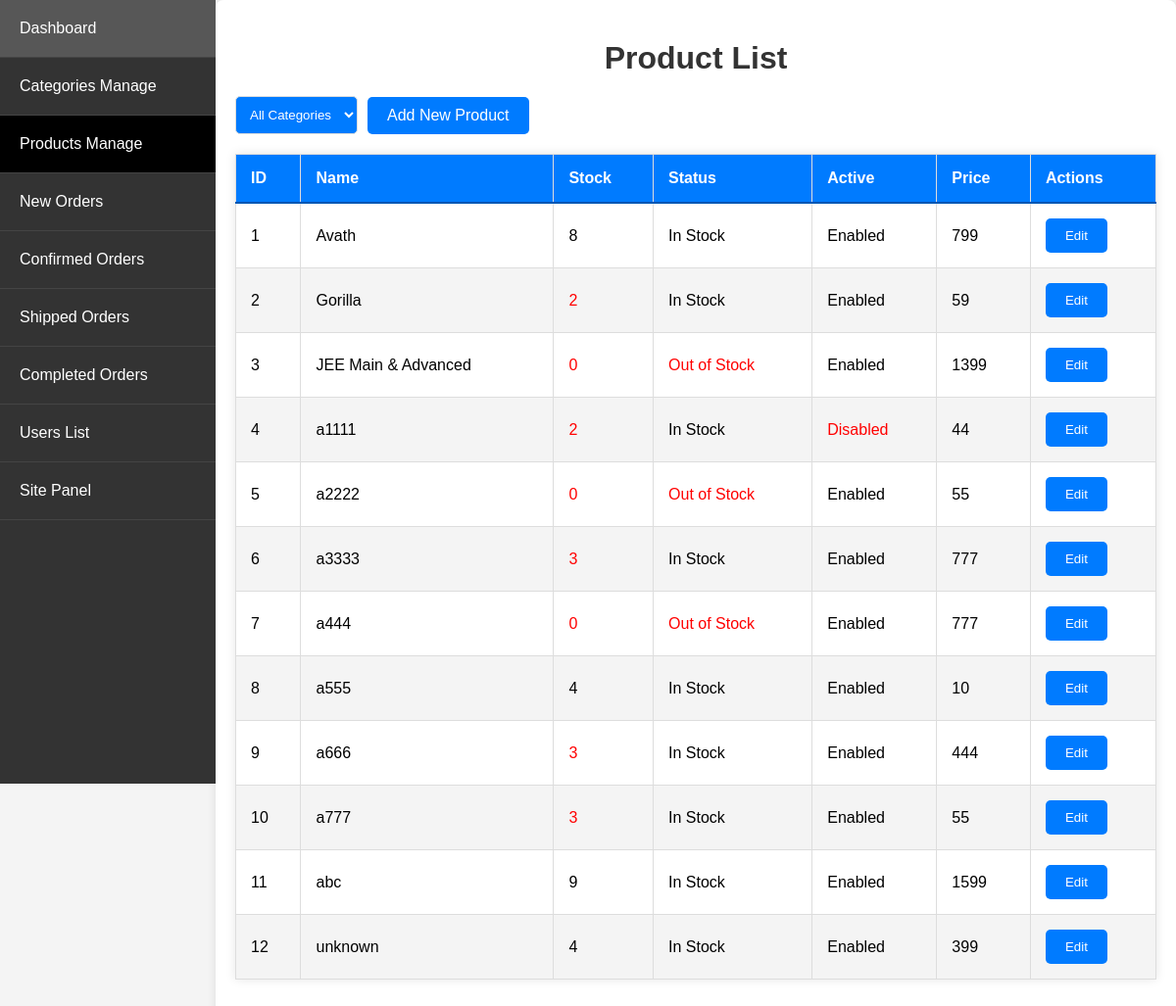
Before: /admin_app/admin_app/products/ (signed in) with the older database file.
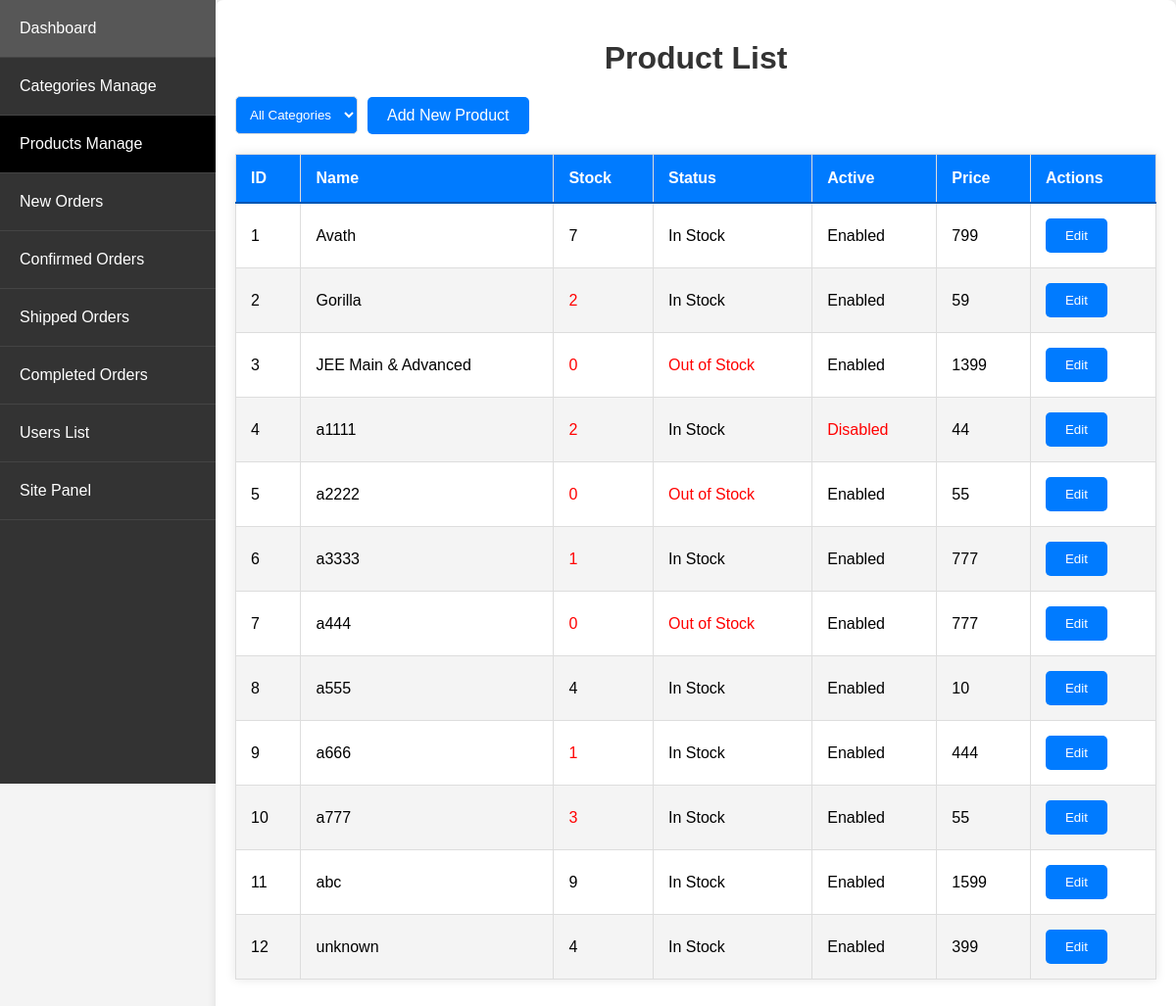
After: the same page with the newer database file.
### store/models.py (models this page shows, shortened)
class Product(models.Model):
    PRODUCT_STATUS_CHOICES = [
        ('in_stock', 'In Stock'),
        ('out_of_stock', 'Out of Stock'),
    ]
    name = models.CharField(max_length=250, unique=True)
    slug = models.SlugField(max_length=250, unique=True)
    description = models.TextField(blank=True)
    old_price = models.DecimalField(max_digits=7, blank=True, null=True, decimal_places=0)
    new_price = models.DecimalField(max_digits=7, blank=False, decimal_places=0)
    category = models.ForeignKey(Category, on_delete=models.SET_NULL, null=True)
    image_1 = models.ImageField(upload_to='product')
    image_2 = models.ImageField(upload_to='product', blank=True)
    image_3 = models.ImageField(upload_to='product', blank=True)
    video_url = models.URLField(max_length=200, blank=True)
    stock = models.IntegerField()
    status = models.CharField(max_length=20, choices=PRODUCT_STATUS_CHOICES, default='in_stock')
    active = models.BooleanField(default=True)
    new = models.BooleanField(default=True)
    created = models.DateTimeField(auto_now_add=True)
    update = models.DateField(auto_now=True)
    class Meta:
        ordering = ('name',)
        verbose_name = 'product'
        verbose_name_plural = 'products'

### admin_app/views.py (the view)
# urls.py: path('admin_app/products/', views.product_list, name='product_list'),
@login_required
@user_passes_test(is_admin)
def product_list(request):
    categories = Category.objects.all()
    selected_category = request.GET.get('category')
    if selected_category:
        products = Product.objects.filter(category_id=selected_category)
    else:
        products = Product.objects.all()
    context = {
        'products': products,
        'categories': categories,
        'selected_category': selected_category,
    }
    return render(request, 'admin_app/product_list.html', context)

### admin_app/views.py (called while the page is built)
def is_admin(user):
    return user.is_superuser

### store/context_processors.py (called while the page is built)
def menu_link(request): # this function don't wanna call to work, it's defined in setting to work
    links_list = Category.objects.annotate(
        num_products=Count('product', filter=Q(product__active=True, product__stock__gt=0))
    ).filter(num_products__gt=0).order_by('name')  # Add an order_by clause here
    paginator3 = Paginator(links_list, 8)
    try:
        page = int(request.GET.get('page', '1'))
    except:
        page = 1
    try:
        links = paginator3.page(page)
    except (InvalidPage, EmptyPage):
        links = paginator3.page(paginator3.num_pages)
    return dict(links=links)

def cart_data(request):
    data = cartData(request)
    cartItems = data['cartItems']
    return {'cartItems': cartItems}

def wishlist_count(request):
    if request.user.is_authenticated:
        wishlist_count = Wishlist.objects.filter(user=request.user).count()
    else:
        cookie_data = cookieWishlist(request)
        wishlist_count = cookie_data['wishlist_count']
    return {'wishlist_count': wishlist_count}

### admin_app/templates/admin_app/product_list.html (shortened to what this page needs)
{% extends 'admin_app/base_admin.html' %}
{% block content %}
<h1>Product List</h1>
<div class="filter-container">
    <form method="get" action="{% url 'admin_app:product_list' %}">
        <select name="category" onchange="this.form.submit()">
            <option value="">All Categories</option>
        </select>
    </form>
    <a href="{% url 'admin_app:product_create' %}" class="button_proudct_list">Add New Product</a>
</div>
<table>
    <thead>
        <tr>
            <th>ID</th>
            <th>Name</th>
            <th>Stock</th>
            <th>Status</th>
            <th>Active</th>
            <th>Price</th>
            <th>Actions</th>
        </tr>
    </thead>
    <tbody>
        {% for product in products %}
        <tr>
            <td>{{ forloop.counter }}</td>
            <td>{{ product.name }}</td>
            <td class="{% if product.stock < 4 %}low-stock{% endif %}">{{ product.stock }}</td>
            <td class="{% if product.status == 'out_of_stock' %}low-stock{% endif %}">
                {% if product.status == 'in_stock' %}
                    In Stock
                {% else %}
                    Out of Stock
                {% endif %}
            </td>
            <td class="{% if not product.active %}inactive{% endif %}">
                {% if product.active %}
                    Enabled
                {% else %}
                    Disabled
                {% endif %}
            </td>
            <td>{{ product.new_price }}</td>
            <td>
                <a href="{% url 'admin_app:product_update' product.pk %}">
                    <button type="button" class="btn btn-primary">Edit</button>
                </a>
            </td>
        </tr>
        {% endfor %}
    </tbody>
</table>
{% endblock %}

Changed rows visible on the page:
changed Product "Avath": stock "8" → "7"
changed Product (number 6 of 12 on the later page): stock "3" → "1"
changed Product (number 9 of 12 on the later page): stock "3" → "1"
